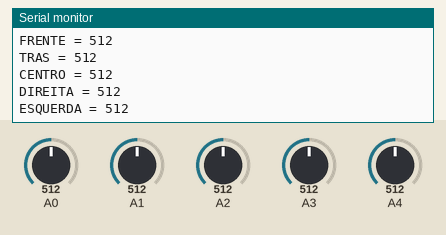
Simulated run of this sketch. Board: Arduino Uno, built with avr-gcc and run on an emulated ATmega328P. Parts: the last lines printed to the serial monitor. Inputs (shaded band) come from the test bench; at power-on: A0 = 512, A1 = 512, A2 = 512, A3 = 512, A4 = 512.

Above: at 1.8 s.
1.9 s: A0 set to 716
3.4 s: A1 set to 716
4.9 s: A2 set to 716
At 5.9 s:
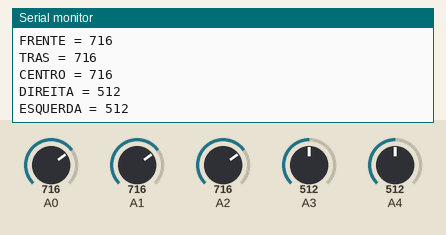
6.4 s: A3 set to 716
At 7.7 s:
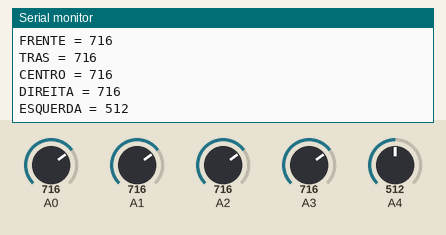
7.9 s: A4 set to 716
At 8.9 s:
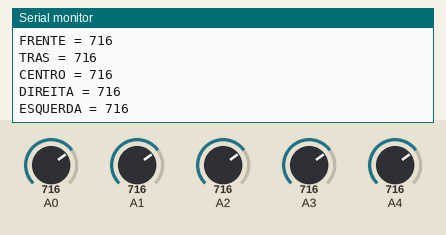
9.4 s: A0 set to 992
Timing chart, 0 to 11.9 s (numbered marks = the images above; inputs shaded):
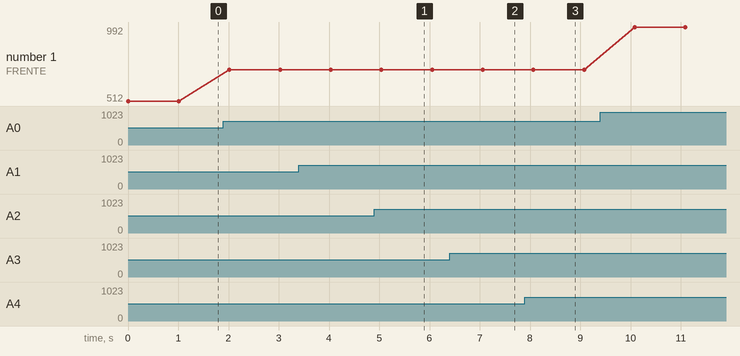

Measured:
- after the input at 4.9 s, the serial monitor: prints a new line after 0.17 s (image 1)
- after the input at 6.4 s, the serial monitor: prints a new line after 0.70 s (image 2)
- after the input at 7.9 s, the serial monitor: prints a new line after 0.22 s (image 3)
- plotted number 1: 512 → 716 after the input at 1.9 s, 716 → 992 after the input at 9.4 s

The sketch:

reflectancia.ino
```cpp
void setup() {
  Serial.begin(9600);
}

void loop() {
  // put your main code here, to run repeatedly:

  Serial.print("FRENTE = ");
  Serial.println(analogRead(A0));

  Serial.print("TRAS = ");
  Serial.println(analogRead(A1));

  Serial.print("CENTRO = ");
  Serial.println(analogRead(A2));

  Serial.print("DIREITA = ");
  Serial.println(analogRead(A3));


  Serial.print("ESQUERDA = ");
  Serial.println(analogRead(A4));
  delay(1000);
  Serial.println();
}
```
